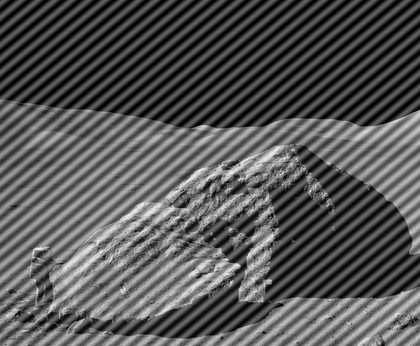
%> input picture astronaut-interference.tif, 420 x 346 px, shrunk from 1000 x 824 before the run
$ octave notchFilter_ShowPeriodicNoise.m   (GNU Octave 9; MATLAB toolbox functions it lacks are replaced by stand-ins)
%> lines starting %> are read from the running program, lines starting %| are printed output that depends on the picture
### minusOne4e.m
function g = minusOne4e(f)
sizeF = size(f);
g = zeros(sizeF(1),sizeF(2));

    for x = [1:sizeF(1)]
        for y = [1:sizeF(2)]
            g(x,y) = f(x,y) .* (-1).^(x+y);
        end
    end

end

### notchFilter_ShowPeriodicNoise.m
img = imread('astronaut-interference.tif');
%> img is the input picture: size 346x420 uint8; min 0, max 253, mean 86.7
img = double(img) ./ double(max(max(img)));
%> img: size 346x420 double
img = minusOne4e(img);
%> after the loop in minusOne4e, `for x = [1:sizeF(1)]`:
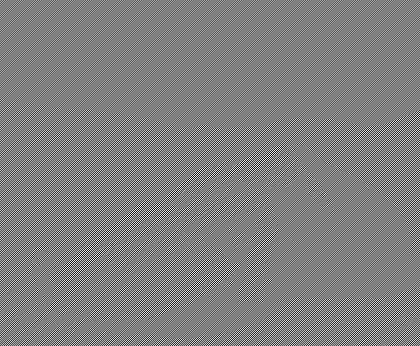
%> g: size 346x420 double; min -1, max 0.988, mean -7.29e-06; drawn with min black and max white
IMG = fft2(img);
imtool(abs(IMG),[0 10000]);
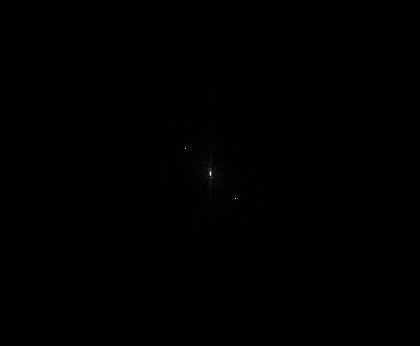
%> displayed picture: size 346x420, on the screen's scale of 0 to 255; min 0, max 255, mean 0.3

$ run again, with boy.tif copied over astronaut-interference.tif
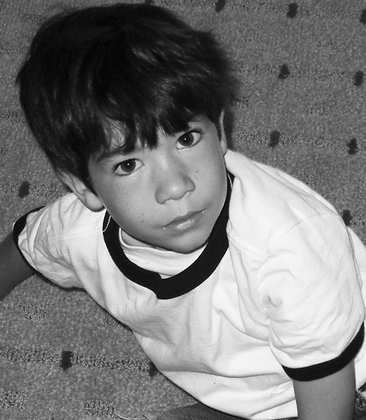
%> input picture boy.tif, 366 x 420 px, shrunk from 600 x 688 before the run
%> img is the input picture: size 420x366 uint8; min 0, max 255, mean 122.3
%> img: size 420x366 double
%> after the loop in minusOne4e, `for x = [1:sizeF(1)]`:
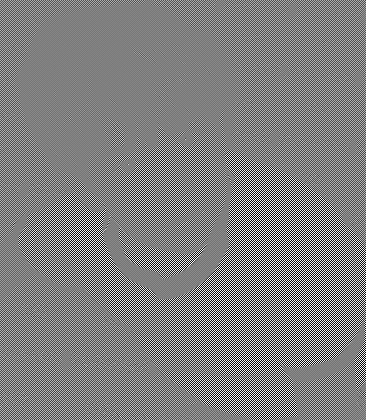
%> g: size 420x366 double; min -1, max 1, mean -3.81e-05; drawn with min black and max white

$ run again, with checkerboard1024-shaded.tif copied over astronaut-interference.tif
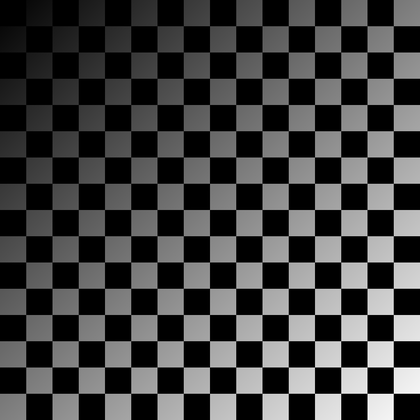
%> input picture checkerboard1024-shaded.tif, 420 x 420 px, shrunk from 1024 x 1024 before the run
%> img is the input picture: size 420x420 uint8; min 0, max 255, mean 63.6
%> img: size 420x420 double
%> after the loop in minusOne4e, `for x = [1:sizeF(1)]`:
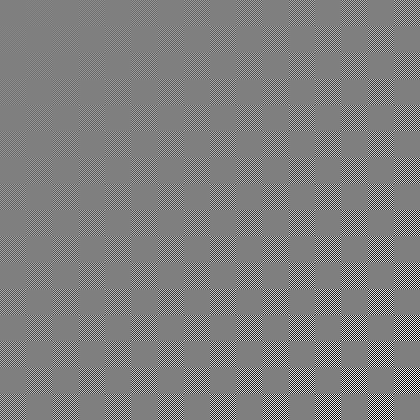
%> g: size 420x420 double; min -1, max 1, mean -2.05e-06; drawn with min black and max white
